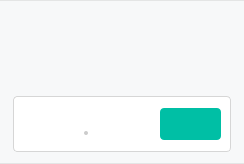
<?xml version="1.0" encoding="UTF-8"?>
<ui version="4.0">
 <class>DuplicatedNodeItem</class>
 <widget class="QWidget" name="DuplicatedNodeItem">
  <property name="geometry">
   <rect>
    <x>0</x>
    <y>0</y>
    <width>244</width>
    <height>131</height>
   </rect>
  </property>
  <property name="minimumSize">
   <size>
    <width>0</width>
    <height>0</height>
   </size>
  </property>
  <property name="maximumSize">
   <size>
    <width>16777215</width>
    <height>16777215</height>
   </size>
  </property>
  <property name="windowTitle">
   <string notr="true"/>
  </property>
  <property name="styleSheet">
   <string notr="true">#container{
   background-color: #F7F8F9;
   border-top: 1px solid rgba(0,0,0,0.08);
   border-bottom: 1px solid rgba(0,0,0,0.08);
}

</string>
  </property>
  <layout class="QVBoxLayout" name="verticalLayout">
   <property name="spacing">
    <number>0</number>
   </property>
   <property name="leftMargin">
    <number>0</number>
   </property>
   <property name="topMargin">
    <number>0</number>
   </property>
   <property name="rightMargin">
    <number>0</number>
   </property>
   <property name="bottomMargin">
    <number>0</number>
   </property>
   <item>
    <widget class="QFrame" name="container">
     <property name="styleSheet">
      <string notr="true">#fSelectionBox
{
    border: 1px solid #D6D6D6;
    border-radius: 4px;
    background-color: #FFFFFF;
}

#lTitle
{
   font-family: Lato;
   line-height: 20px;
   font-size: 16px;
   font-weight: 700; 
   color: #333333;
}

#lDescription, #lLearnMore
{
   font-family: Lato;
   line-height: 16px;
   font-size: 13px;
   font-weight: 400; 
   color: #333333;
}

#titleContainer, #titleContainer QLabel
{
   background-color: #F7F8F9;
}
</string>
     </property>
     <property name="frameShape">
      <enum>QFrame::Panel</enum>
     </property>
     <layout class="QVBoxLayout" name="verticalLayout_2">
      <property name="spacing">
       <number>12</number>
      </property>
      <property name="leftMargin">
       <number>12</number>
      </property>
      <property name="topMargin">
       <number>0</number>
      </property>
      <property name="rightMargin">
       <number>12</number>
      </property>
      <property name="bottomMargin">
       <number>11</number>
      </property>
      <item>
       <widget class="QWidget" name="titleContainer" native="true">
        <layout class="QVBoxLayout" name="verticalLayout_3">
         <property name="spacing">
          <number>8</number>
         </property>
         <property name="leftMargin">
          <number>10</number>
         </property>
         <property name="topMargin">
          <number>12</number>
         </property>
         <property name="rightMargin">
          <number>0</number>
         </property>
         <property name="bottomMargin">
          <number>0</number>
         </property>
         <item>
          <widget class="QLabel" name="lTitle">
           <property name="text">
            <string notr="true"/>
           </property>
          </widget>
         </item>
         <item>
          <widget class="QLabel" name="lDescription">
           <property name="text">
            <string/>
           </property>
          </widget>
         </item>
         <item>
          <widget class="QLabel" name="lLearnMore">
           <property name="sizePolicy">
            <sizepolicy hsizetype="Preferred" vsizetype="Fixed">
             <horstretch>0</horstretch>
             <verstretch>0</verstretch>
            </sizepolicy>
           </property>
           <property name="minimumSize">
            <size>
             <width>0</width>
             <height>20</height>
            </size>
           </property>
           <property name="text">
            <string notr="true"/>
           </property>
           <property name="openExternalLinks">
            <bool>true</bool>
           </property>
          </widget>
         </item>
        </layout>
       </widget>
      </item>
      <item>
       <widget class="QFrame" name="fSelectionBox">
        <property name="sizePolicy">
         <sizepolicy hsizetype="Expanding" vsizetype="Fixed">
          <horstretch>0</horstretch>
          <verstretch>0</verstretch>
         </sizepolicy>
        </property>
        <property name="minimumSize">
         <size>
          <width>0</width>
          <height>56</height>
         </size>
        </property>
        <property name="maximumSize">
         <size>
          <width>16777215</width>
          <height>56</height>
         </size>
        </property>
        <property name="styleSheet">
         <string notr="true">#bAction
{
    border: solid 1px #000000;
    border-radius: 4px;
    font-family: Lato;
    font-size: 14px;
    line-height: 20px;
    font-weight: 400;
    padding: 6px 12px 6px 12px;
    background-color: #00BFA5;
    color: #FFFFFF;
}

#lNodeName
{
    font-family: Lato;
    font-size: 13px;
    font-weight: 700;
    line-height: 15px;
    background-color: transparent;
    color: #333333;
}

#lDate, #lSize
{
    font-family: Lato;
    font-size: 12px;
    font-weight: 400;
    line-height: 14px;
    background-color: transparent;
    color: #333333;
}

#lIcon
{
   background-color: transparent;
}</string>
        </property>
        <property name="frameShape">
         <enum>QFrame::Panel</enum>
        </property>
        <property name="frameShadow">
         <enum>QFrame::Plain</enum>
        </property>
        <layout class="QHBoxLayout" name="horizontalLayout" stretch="0,1,0">
         <property name="leftMargin">
          <number>4</number>
         </property>
         <property name="topMargin">
          <number>4</number>
         </property>
         <property name="rightMargin">
          <number>9</number>
         </property>
         <property name="bottomMargin">
          <number>4</number>
         </property>
         <item>
          <widget class="QLabel" name="lIcon">
           <property name="minimumSize">
            <size>
             <width>48</width>
             <height>48</height>
            </size>
           </property>
           <property name="maximumSize">
            <size>
             <width>48</width>
             <height>48</height>
            </size>
           </property>
           <property name="text">
            <string/>
           </property>
          </widget>
         </item>
         <item>
          <widget class="QWidget" name="wNode" native="true">
           <property name="sizePolicy">
            <sizepolicy hsizetype="Expanding" vsizetype="Preferred">
             <horstretch>0</horstretch>
             <verstretch>0</verstretch>
            </sizepolicy>
           </property>
           <layout class="QVBoxLayout" name="verticalLayout_4">
            <property name="spacing">
             <number>0</number>
            </property>
            <property name="leftMargin">
             <number>0</number>
            </property>
            <property name="topMargin">
             <number>4</number>
            </property>
            <property name="rightMargin">
             <number>0</number>
            </property>
            <property name="bottomMargin">
             <number>4</number>
            </property>
            <item>
             <widget class="QLabel" name="lNodeName">
              <property name="sizePolicy">
               <sizepolicy hsizetype="Expanding" vsizetype="Preferred">
                <horstretch>0</horstretch>
                <verstretch>0</verstretch>
               </sizepolicy>
              </property>
              <property name="text">
               <string notr="true"/>
              </property>
             </widget>
            </item>
            <item>
             <widget class="QWidget" name="wNodeInfo" native="true">
              <property name="styleSheet">
               <string notr="true">#point
{
    border-radius: 2px;
    background-color: rgba(0,0,0,0.2);
}</string>
              </property>
              <layout class="QHBoxLayout" name="horizontalLayout_2">
               <property name="spacing">
                <number>5</number>
               </property>
               <property name="leftMargin">
                <number>0</number>
               </property>
               <property name="topMargin">
                <number>0</number>
               </property>
               <property name="rightMargin">
                <number>0</number>
               </property>
               <property name="bottomMargin">
                <number>0</number>
               </property>
               <item>
                <widget class="QLabel" name="lSize">
                 <property name="text">
                  <string/>
                 </property>
                </widget>
               </item>
               <item>
                <widget class="QWidget" name="point" native="true">
                 <property name="minimumSize">
                  <size>
                   <width>4</width>
                   <height>4</height>
                  </size>
                 </property>
                 <property name="maximumSize">
                  <size>
                   <width>4</width>
                   <height>4</height>
                  </size>
                 </property>
                </widget>
               </item>
               <item>
                <widget class="QLabel" name="lDate">
                 <property name="text">
                  <string/>
                 </property>
                </widget>
               </item>
               <item>
                <spacer name="horizontalSpacer_2">
                 <property name="orientation">
                  <enum>Qt::Horizontal</enum>
                 </property>
                 <property name="sizeHint" stdset="0">
                  <size>
                   <width>0</width>
                   <height>0</height>
                  </size>
                 </property>
                </spacer>
               </item>
              </layout>
             </widget>
            </item>
           </layout>
          </widget>
         </item>
         <item>
          <widget class="QWidget" name="wActionButton" native="true">
           <property name="sizePolicy">
            <sizepolicy hsizetype="Fixed" vsizetype="Preferred">
             <horstretch>0</horstretch>
             <verstretch>0</verstretch>
            </sizepolicy>
           </property>
           <property name="minimumSize">
            <size>
             <width>100</width>
             <height>0</height>
            </size>
           </property>
           <property name="maximumSize">
            <size>
             <width>100</width>
             <height>16777215</height>
            </size>
           </property>
           <layout class="QHBoxLayout" name="horizontalLayout_3">
            <property name="leftMargin">
             <number>0</number>
            </property>
            <property name="topMargin">
             <number>0</number>
            </property>
            <property name="rightMargin">
             <number>0</number>
            </property>
            <property name="bottomMargin">
             <number>0</number>
            </property>
            <item>
             <spacer name="horizontalSpacer_3">
              <property name="orientation">
               <enum>Qt::Horizontal</enum>
              </property>
              <property name="sizeType">
               <enum>QSizePolicy::Expanding</enum>
              </property>
              <property name="sizeHint" stdset="0">
               <size>
                <width>0</width>
                <height>0</height>
               </size>
              </property>
             </spacer>
            </item>
            <item>
             <widget class="QPushButton" name="bAction">
              <property name="minimumSize">
               <size>
                <width>0</width>
                <height>32</height>
               </size>
              </property>
              <property name="maximumSize">
               <size>
                <width>16777215</width>
                <height>32</height>
               </size>
              </property>
              <property name="cursor">
               <cursorShape>PointingHandCursor</cursorShape>
              </property>
              <property name="text">
               <string notr="true"/>
              </property>
             </widget>
            </item>
           </layout>
          </widget>
         </item>
        </layout>
       </widget>
      </item>
     </layout>
    </widget>
   </item>
  </layout>
 </widget>
 <resources/>
 <connections/>
</ui>
